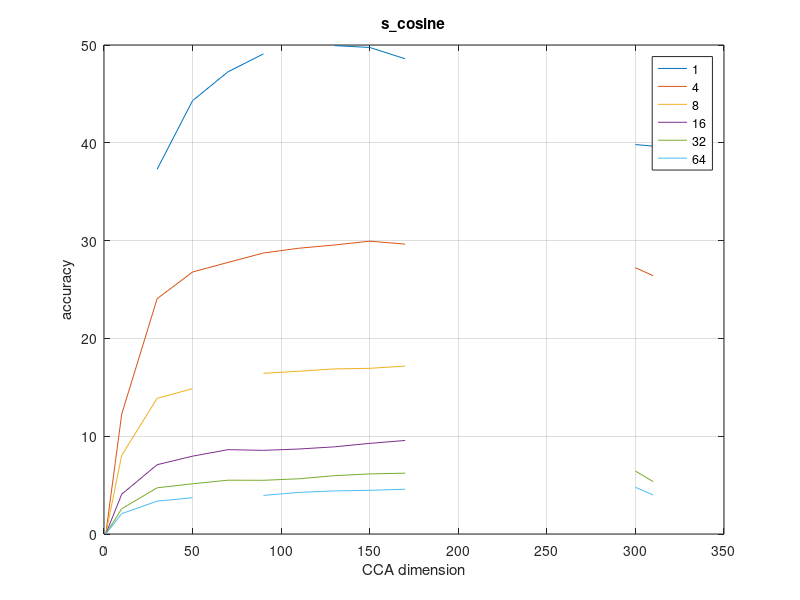
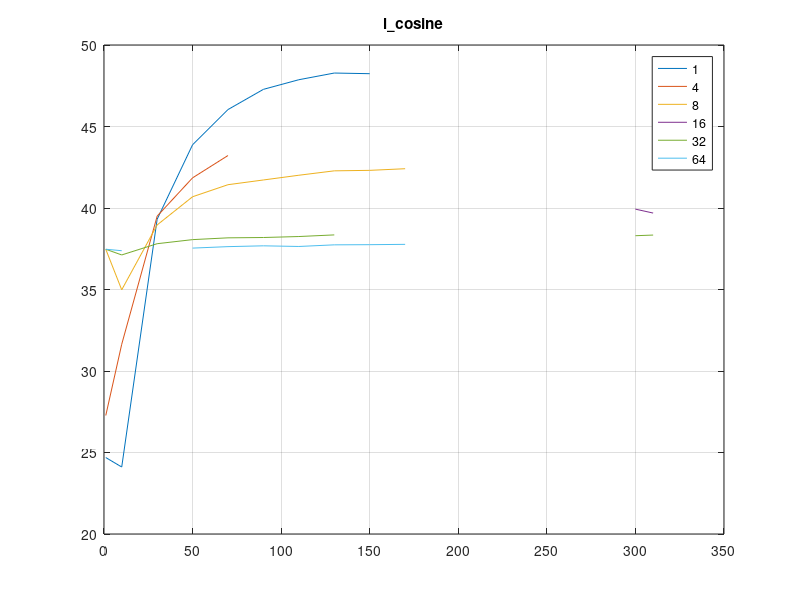

Here is the MATLAB script that generated these plots, in order:
clear; close all; 
a=[[0.019   -4      37.30   44.31   47.26   49.09   -4      49.94   49.75   48.59  NaN 39.82   39.66  ];
 [      0.019   12.26   24.06   26.79   27.77   28.73   29.22   29.55   29.94   29.64 NaN  27.23   26.41  ];
  [     0.009   8.046   13.88   14.86   -3      16.43   16.64   16.88   16.94   17.17 NaN  17.39   -2       ];
   [   0.000   4.071   7.086   7.960   8.623   8.555   8.690   8.911   9.266   9.564 NaN  9.880   -2        ];
    [  0.000   2.583   4.724   5.137   5.502   5.492   5.646   5.963   6.145   6.222 NaN  6.433   5.358      ];
     [ 0.000   2.083   3.360   3.706   -2      3.946   4.253   4.407   4.465   4.580 NaN  4.782   3.994      ]];

a(a<0)=NaN;
c=[1       10      30      50      70      90      110     130     150     170  171    300     310];
plot(c, a')
grid on
legend('1', '4', '8', '16', '32', '64')
title s\_cosine
xlabel('CCA dimension'); ylabel('accuracy')
b=[[24.69   24.11   39.31   43.88   46.04   47.28   47.87   48.28   48.24   -4      -4      45.71   ];
[       27.27   31.64   39.50   41.85   43.22   -2      44.20   -4      44.73   -2      -4      43.96 ];
[       37.47   34.98   38.96   40.69   41.43   41.72   42.01   42.28   42.31   42.41   -4      41.96   ];
[      37.47   -2      -4      -4      -4      -2      39.84   -4      -4      -4      39.93   39.69     ];
[      37.47   37.12   37.81   38.06   38.17   38.19   38.25   38.35   -2      -4      38.30   38.34      ];
[      37.47   37.38   -4      37.54   37.63   37.68   37.64   37.74   37.75   37.77   -4      37.75 ]];

c=[1       10      30      50      70      90      110     130     150     170      300     310];
figure();
b(b<0)=NaN;
plot(c, b')
grid on
legend('1', '4', '8', '16', '32', '64')
title l\_cosine
saveas(1, 's_cosine.png')
saveas(2, 'l_cosine.png')
xlabel('CCA dimension'); ylabel('accuracy')
